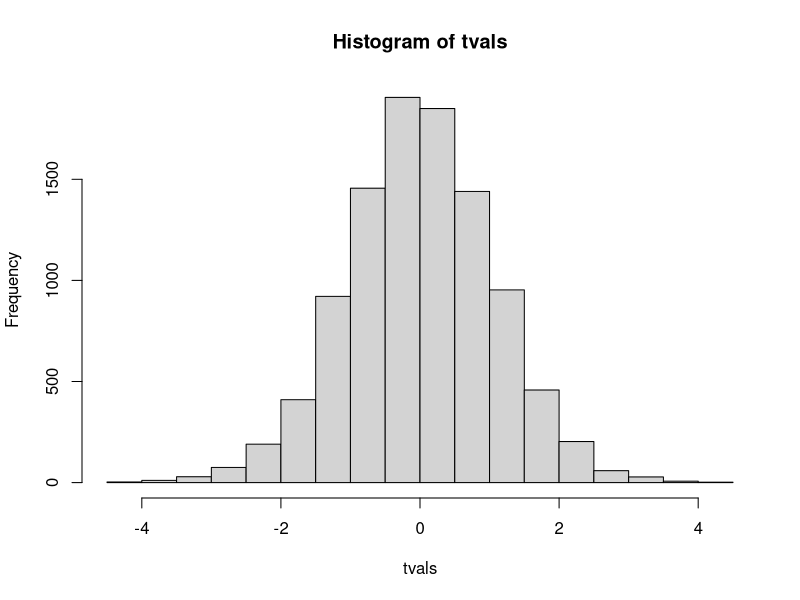
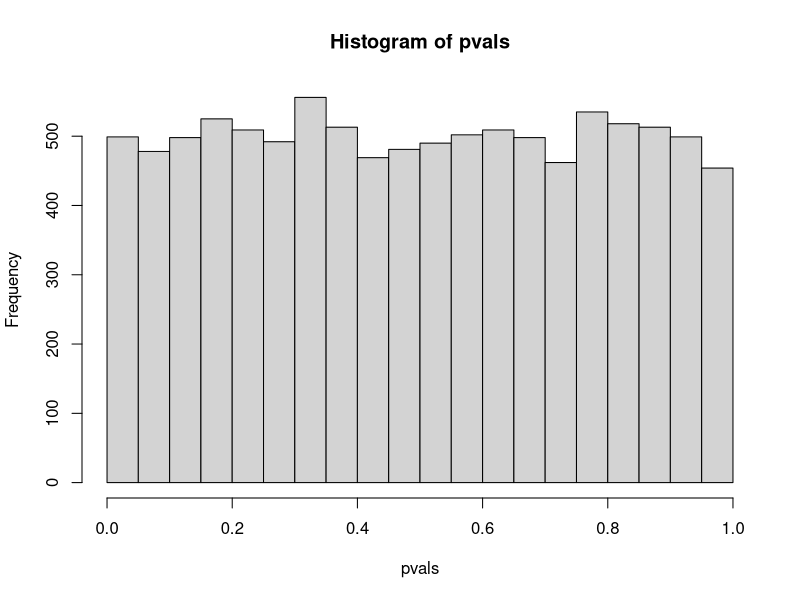

Source code (R) for these figures, in order:
tvals<-NA
pvals<-NA
for(i in 1:10000){
  randomSample<-rnorm(20,mean=3,sd=1)
  tvals[i]<-t.test(randomSample,mu=3)$statistic
  pvals[i]<-t.test(randomSample,mu=3)$p.value
}
hist(tvals)
hist(pvals)
